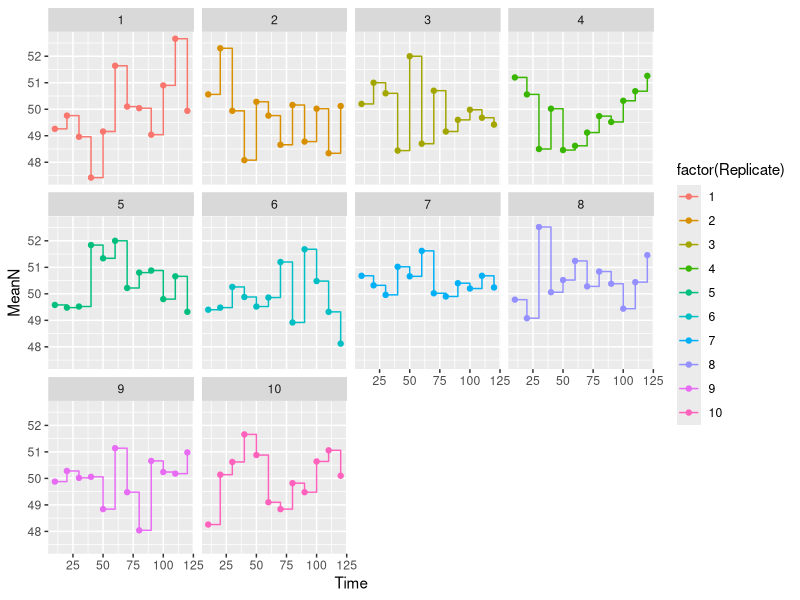

Generate this figure with R:
library("tidyverse")
 
## Some random data as an example:
expand_grid(Replicate = seq_len(10L), Patch = seq_len(50L), Obs = seq_len(100L)) |>
  mutate(Time = runif(n(), 0, 120)) |>
  select(-Obs) |>
  mutate(N = rpois(n(), 50)) |>
  arrange(Replicate, Patch, Time) ->
  continuous_data
 
## Assume we know the data at time=0 (I guess this is in the model output?)
continuous_data |>
  group_by(Replicate, Patch) |>
  arrange(Time) |>
  slice(1L) |>
  ungroup() |>
  mutate(Time = 0) |>
  bind_rows(
    continuous_data
  ) ->
  continuous_data
 
## Converting model output to something plottable:
continuous_data |>
  distinct(Replicate, Patch) |>
  expand_grid(
    Time = seq(0, 120, by=10)
  ) |>
  ## Remove time=0, as that is already in the continuous data:
  filter(Time > 0) |>
  mutate(Using = TRUE) |>
  bind_rows(
    continuous_data |> mutate(Using = FALSE)
  ) |>
  group_by(Replicate, Patch) |>
  arrange(Time) |>
  fill(N, .direction = "down") |>
  ungroup() |>
  filter(Using) |>
  select(-Using) ->
  discrete_data
 
discrete_data |>
  group_by(Replicate, Time) |>
  summarise(MeanN = mean(N), .groups="drop")|>
  ggplot(aes(x=Time, y=MeanN, col=factor(Replicate))) +
  geom_step() +
  geom_point() +
  facet_wrap(~Replicate)
